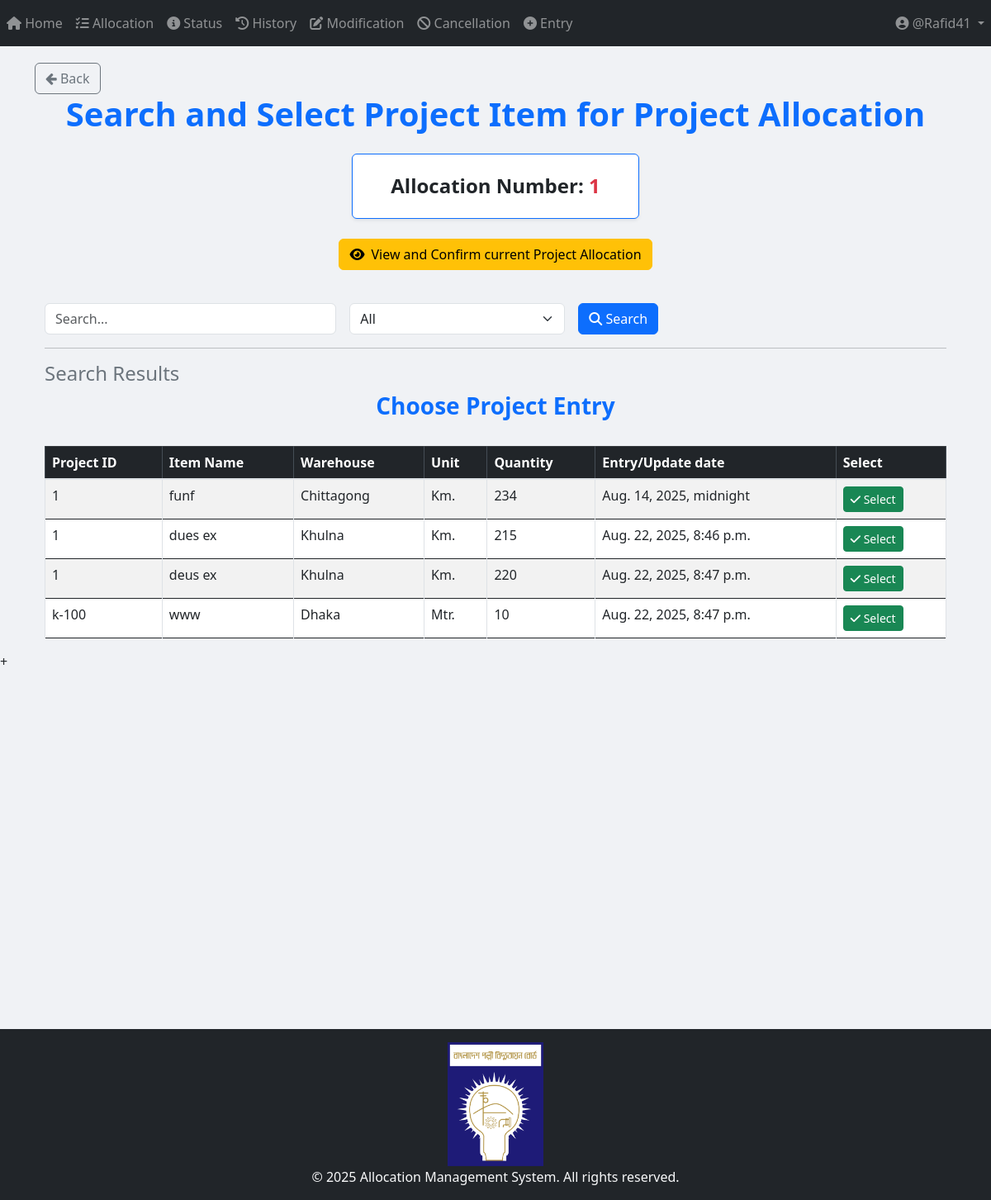
/project/project_allocation/Search_and_Select/1/ (signed in), run on an earlier commit of the app's database.
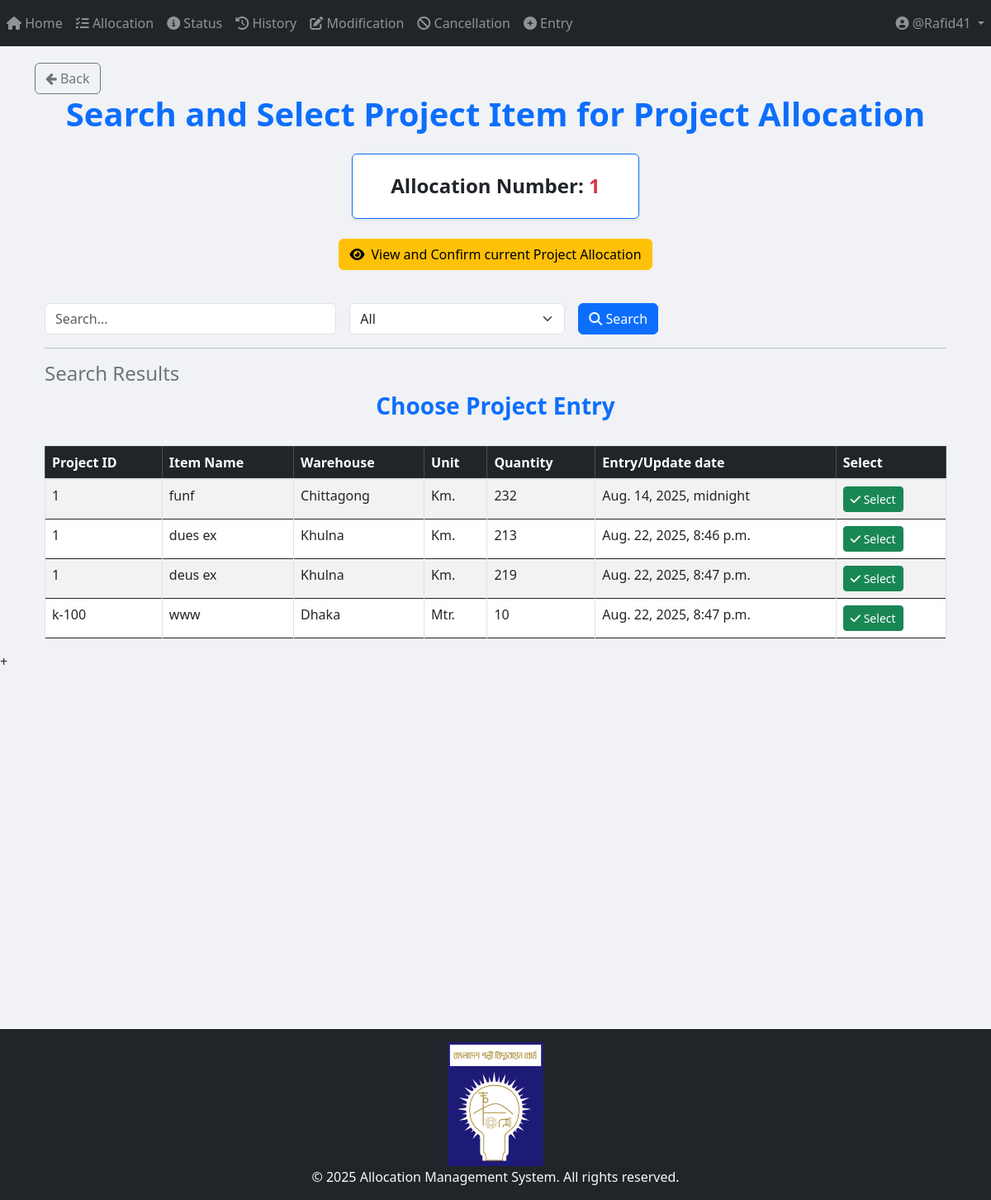
And on a later commit of the database.
### Project_App_Entry/models.py (models this page shows, shortened)
class Project_Item(models.Model):
    WAREHOUSE_CHOICES = [
        ("Dhaka", "Dhaka"),
        ("Khulna", "Khulna"),
        ("Chittagong", "Chittagong"),
    ]
    UNIT_CHOICES = [
        ("Nos.", "Nos."),
        ("Mtr.", "Mtr."),
        ("Km.", "Km."),
        ("Set.", "Set."),
        ("Pair.", "Pair."),
    ]
    name = models.CharField(max_length=255)
    description = models.TextField(blank=True, null=True)
    warehouse = models.CharField(
        max_length=50, choices=WAREHOUSE_CHOICES, default="Dhaka"
    )
    unit_of_item = models.CharField(
        max_length=10, choices=UNIT_CHOICES, default="Nos."
    )  # Updated field
    quantity_of_item = models.BigIntegerField(default=0)
    project = models.ForeignKey(
        Project,
        on_delete=models.SET_NULL,
        related_name="project_of_item",
        null=True,
    )
    created_at = models.DateTimeField(default=timezone.now)
    comments = models.TextField(blank=True, null=True)

class Project(models.Model):
    projectId = models.TextField(unique=True)

### Project_App_Allocation/views/Allocation_view.py (the view, shortened to what this page needs)
# urls.py: path('Search_and_Select/<int:allocation_id>/', views.Search_and_Select, name='Search_and_Select'),
@login_required
def Search_and_Select(request, allocation_id=None):
    query = request.GET.get("query", "").strip()
    filter_by = request.GET.get("filter_by", "All")
    date_filter = request.GET.get("date", "")
    items = Item.objects.all()
    if filter_by == "Entry/Update date" and date_filter:
        try:
            date_obj = datetime.strptime(date_filter, "%Y-%m-%d")
            items = items.filter(created_at__date=date_obj.date())
        except ValueError:
            pass
    items = items.order_by("project__projectId")
    allocation_number = None
    if allocation_id:
        try:
            allocation = Allocation_Number.objects.get(id=allocation_id)
            allocation_number = allocation.allocation_no
        except Allocation_Number.DoesNotExist:
            messages.error(request, "Invalid Allocation Number.")
    return render(
        request,
        "Project_Templates/Project_App_Allocation/Search_and_Select.html",
        {
            "items": items,
            "query": query,
            "filter_by": filter_by,
            "date_filter": date_filter,
            "allocation_number": allocation_number,
            "allocation_id": allocation_id,
        },
    )

### templates/Project_Templates/Project_App_Allocation/Search_and_Select.html (shortened to what this page needs)
{% extends 'base.html' %}
{% load crispy_forms_tags %}
{% load static %}
{% block body_block %}
<a href="{% url 'Project_App_Allocation:select_allocation_number' %}" class="btn btn-outline-secondary">
    <i class="fa fa-arrow-left"></i> Back
</a>
<center>
    <h1 class="fw-bold text-primary"><b> Search and Select Project Item for Project Allocation </b></h1>
    <div class="container mt-4">
        <div class="row">
            <div class="col-md-6 col-lg-4 mx-auto">
                <div class="card shadow-sm border-primary p-3 text-center">
                    {% if allocation_number %}
                    <h4 class="fw-bold mt-2">Allocation Number: <b class="text-danger">{{ allocation_number }}</b></h4>
                    {% endif %}
                </div>
            </div>
        </div>
    </div>
</center>
<br>
<div class="d-flex justify-content-center">
    <a href="{%url 'Project_App_Allocation:view_confirm_allocation' allocation_id %}" class="btn btn-warning d-flex align-items-center">
        <i class="fas fa-eye mr-2"></i> View and Confirm current Project Allocation
    </a>
</div>
<div class="container mt-3">
    <br>
    <form method="GET" action="{% url 'Project_App_Allocation:Search_and_Select' allocation_id %}" class="row g-3">
        <div class="col-md-4">
            <input type="text" name="query" id="searchQuery" class="form-control" placeholder="Search..." value="{{ query }}">
        </div>
        <div class="col-md-3">
            <select name="filter_by" id="filterDropdown" class="form-select" onchange="toggleInputFields()">
                <option value="All" {% if filter_by == "All" %}selected{% endif %}>All</option>
            </select>
        </div>
        <div class="col-md-2">
            <button type="submit" class="btn btn-primary"><i class="fas fa-search"></i> Search</button>
        </div>
    </form>
    <hr>
    <h4 class="text-secondary">Search Results</h4>
    <div class="table-responsive">
        <h3 class="text-center text-primary"><b>Choose Project Entry</b></h3>
        <br>
        <table class="table table-bordered table-striped table-hover">
            <thead class="table-dark sticky-top">
                <tr>
                    <th>Project ID</th>
                    <th>Item Name</th>
                    <th>Warehouse</th>
                    <th>Unit</th>
                    <th>Quantity</th>
                    <th>Entry/Update date</th>
                    <th>Select</th>
                </tr>
            </thead>
            <tbody>
                {% if items %}
                    {% for item in items %}
                    <tr class="selectable-row">
                        <td>{{ item.project.projectId }}</td>
                        <td>{{ item.name }}</td>
                        <td>{{ item.warehouse }}</td>
                        <td>{{ item.unit_of_item }}</td>
                        <td>{{ item.quantity_of_item }}</td>
                        <td>{{ item.created_at }}</td>
                        <td>
                            <a
                            href="{% url 'Project_App_Allocation:allocate_item' allocation_id item.id %}"
                            class="btn btn-success btn-sm select-btn"><i class="fas fa-check"></i> Select</a>
                        </td>
                    </tr>
                    {% endfor %}
                {% else %}
                    <tr>
                        <td colspan="8" class="text-center text-danger">No matching data found</td>
                    </tr>
                {% endif %}
            </tbody>
        </table>
    </div>
</div>
{% endblock %}

What changed in the data, as far as the page shows it:
changed Project_Item "funf": quantity_of_item "234" → "232"
changed Project_Item "dues ex": quantity_of_item "215" → "213"
changed Project_Item "deus ex": quantity_of_item "220" → "219"
